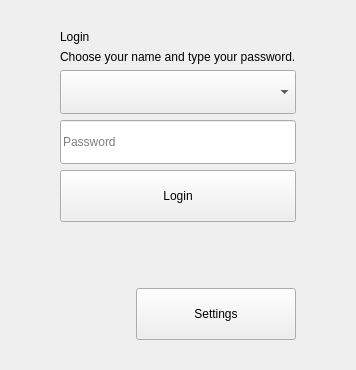
<?xml version="1.0" encoding="UTF-8"?>
<ui version="4.0">
 <class>LoginPage</class>
 <widget class="QWidget" name="LoginPage">
  <layout class="QVBoxLayout" name="loginLayout">
   <property name="leftMargin"><number>60</number></property>
   <property name="topMargin"><number>30</number></property>
   <property name="rightMargin"><number>60</number></property>
   <property name="bottomMargin"><number>30</number></property>
   <property name="spacing"><number>6</number></property>
   <item>
    <widget class="QLabel" name="pageTitle">
     <property name="text"><string>Login</string></property>
    </widget>
   </item>
   <item>
    <widget class="QLabel" name="loginIntro">
     <property name="text"><string>Choose your name and type your password.</string></property>
    </widget>
   </item>
   <item>
    <widget class="QComboBox" name="cashierCombo">
     <property name="minimumSize"><size><width>0</width><height>44</height></size></property>
    </widget>
   </item>
   <item>
    <widget class="QLineEdit" name="password">
     <property name="echoMode"><enum>QLineEdit::Password</enum></property>
     <property name="placeholderText"><string>Password</string></property>
     <property name="minimumSize"><size><width>0</width><height>44</height></size></property>
    </widget>
   </item>
   <item>
    <widget class="QPushButton" name="loginButton">
     <property name="text"><string>Login</string></property>
     <property name="minimumSize"><size><width>0</width><height>52</height></size></property>
    </widget>
   </item>
   <item>
    <widget class="QLabel" name="loginStatus">
     <property name="wordWrap"><bool>true</bool></property>
    </widget>
   </item>
   <item>
    <spacer name="spacer1">
     <property name="orientation"><enum>Qt::Vertical</enum></property>
     <property name="sizeType"><enum>QSizePolicy::Expanding</enum></property>
     <property name="sizeHint" stdset="0"><size><width>20</width><height>40</height></size></property>
    </spacer>
   </item>
   <item>
    <layout class="QHBoxLayout" name="bottomRow">
     <property name="leftMargin"><number>0</number></property>
     <property name="topMargin"><number>0</number></property>
     <property name="rightMargin"><number>0</number></property>
     <property name="bottomMargin"><number>0</number></property>
     <property name="spacing"><number>6</number></property>
     <item>
      <spacer name="spacer2">
       <property name="orientation"><enum>Qt::Horizontal</enum></property>
       <property name="sizeType"><enum>QSizePolicy::Expanding</enum></property>
       <property name="sizeHint" stdset="0"><size><width>20</width><height>40</height></size></property>
      </spacer>
     </item>
     <item>
      <widget class="QPushButton" name="loginSettingsButton">
       <property name="text"><string>Settings</string></property>
       <property name="minimumSize"><size><width>160</width><height>52</height></size></property>
      </widget>
     </item>
    </layout>
   </item>
  </layout>
 </widget>
 <resources/>
 <connections/>
</ui>
